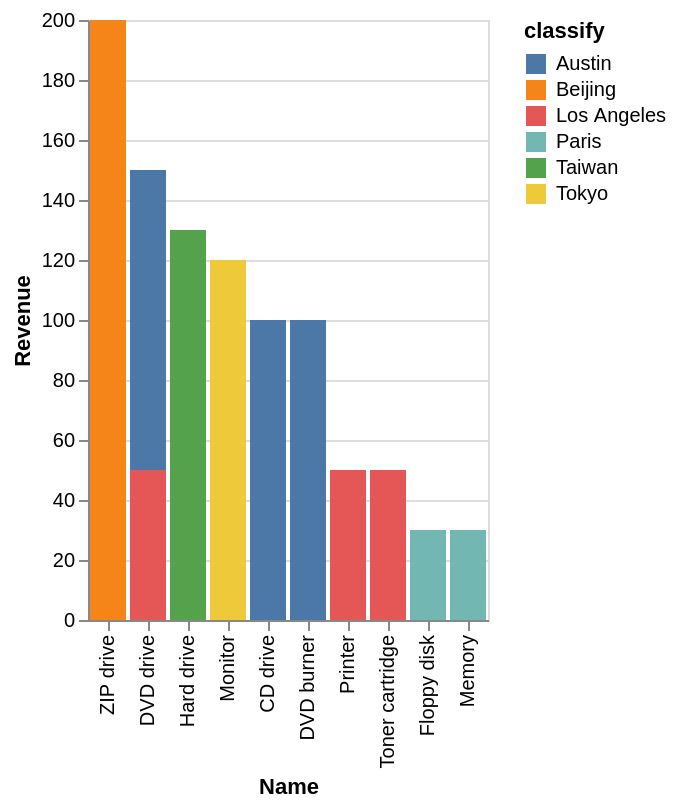

The Vega-Lite source for this figure:
### Vega-Lite specification from a JSON file in a GitHub repository (floating-point values rounded to 4 significant figures)
{"data": {"values": [{"x_data": "CD drive", "y_data": 100, "classify": "Austin"}, {"x_data": "DVD burner", "y_data": 100, "classify": "Austin"}, {"x_data": "DVD drive", "y_data": 100, "classify": "Austin"}, {"x_data": "Floppy disk", "y_data": 0, "classify": "Austin"}, {"x_data": "Hard drive", "y_data": 0, "classify": "Austin"}, {"x_data": "Memory", "y_data": 0, "classify": "Austin"}, {"x_data": "Monitor", "y_data": 0, "classify": "Austin"}, {"x_data": "Printer", "y_data": 0, "classify": "Austin"}, {"x_data": "Toner cartridge", "y_data": 0, "classify": "Austin"}, {"x_data": "ZIP drive", "y_data": 0, "classify": "Austin"}, {"x_data": "CD drive", "y_data": 0, "classify": "Beijing"}, {"x_data": "DVD burner", "y_data": 0, "classify": "Beijing"}, {"x_data": "DVD drive", "y_data": 0, "classify": "Beijing"}, {"x_data": "Floppy disk", "y_data": 0, "classify": "Beijing"}, {"x_data": "Hard drive", "y_data": 0, "classify": "Beijing"}, {"x_data": "Memory", "y_data": 0, "classify": "Beijing"}, {"x_data": "Monitor", "y_data": 0, "classify": "Beijing"}, {"x_data": "Printer", "y_data": 0, "classify": "Beijing"}, {"x_data": "Toner cartridge", "y_data": 0, "classify": "Beijing"}, {"x_data": "ZIP drive", "y_data": 200, "classify": "Beijing"}, {"x_data": "CD drive", "y_data": 0, "classify": "Los Angeles"}, {"x_data": "DVD burner", "y_data": 0, "classify": "Los Angeles"}, {"x_data": "DVD drive", "y_data": 50, "classify": "Los Angeles"}, {"x_data": "Floppy disk", "y_data": 0, "classify": "Los Angeles"}, {"x_data": "Hard drive", "y_data": 0, "classify": "Los Angeles"}, {"x_data": "Memory", "y_data": 0, "classify": "Los Angeles"}, {"x_data": "Monitor", "y_data": 0, "classify": "Los Angeles"}, {"x_data": "Printer", "y_data": 50, "classify": "Los Angeles"}, {"x_data": "Toner cartridge", "y_data": 50, "classify": "Los Angeles"}, {"x_data": "ZIP drive", "y_data": 0, "classify": "Los Angeles"}, {"x_data": "CD drive", "y_data": 0, "classify": "Paris"}, {"x_data": "DVD burner", "y_data": 0, "classify": "Paris"}, {"x_data": "DVD drive", "y_data": 0, "classify": "Paris"}, {"x_data": "Floppy disk", "y_data": 30, "classify": "Paris"}, {"x_data": "Hard drive", "y_data": 0, "classify": "Paris"}, {"x_data": "Memory", "y_data": 30, "classify": "Paris"}, {"x_data": "Monitor", "y_data": 0, "classify": "Paris"}, {"x_data": "Printer", "y_data": 0, "classify": "Paris"}, {"x_data": "Toner cartridge", "y_data": 0, "classify": "Paris"}, {"x_data": "ZIP drive", "y_data": 0, "classify": "Paris"}, {"x_data": "CD drive", "y_data": 0, "classify": "Taiwan"}, {"x_data": "DVD burner", "y_data": 0, "classify": "Taiwan"}, {"x_data": "DVD drive", "y_data": 0, "classify": "Taiwan"}, {"x_data": "Floppy disk", "y_data": 0, "classify": "Taiwan"}, {"x_data": "Hard drive", "y_data": 130, "classify": "Taiwan"}, {"x_data": "Memory", "y_data": 0, "classify": "Taiwan"}, {"x_data": "Monitor", "y_data": 0, "classify": "Taiwan"}, {"x_data": "Printer", "y_data": 0, "classify": "Taiwan"}, {"x_data": "Toner cartridge", "y_data": 0, "classify": "Taiwan"}, {"x_data": "ZIP drive", "y_data": 0, "classify": "Taiwan"}, {"x_data": "CD drive", "y_data": 0, "classify": "Tokyo"}, {"x_data": "DVD burner", "y_data": 0, "classify": "Tokyo"}, {"x_data": "DVD drive", "y_data": 0, "classify": "Tokyo"}, {"x_data": "Floppy disk", "y_data": 0, "classify": "Tokyo"}, {"x_data": "Hard drive", "y_data": 0, "classify": "Tokyo"}, {"x_data": "Memory", "y_data": 0, "classify": "Tokyo"}, {"x_data": "Monitor", "y_data": 120, "classify": "Tokyo"}, {"x_data": "Printer", "y_data": 0, "classify": "Tokyo"}, {"x_data": "Toner cartridge", "y_data": 0, "classify": "Tokyo"}, {"x_data": "ZIP drive", "y_data": 0, "classify": "Tokyo"}]}, "mark": "bar", "encoding": {"x": {"field": "x_data", "type": "nominal", "title": "Name", "sort": {"op": "sum", "field": "y_data", "order": "descending"}}, "y": {"field": "y_data", "type": "quantitative", "title": "Revenue"}, "color": {"field": "classify"}}}
